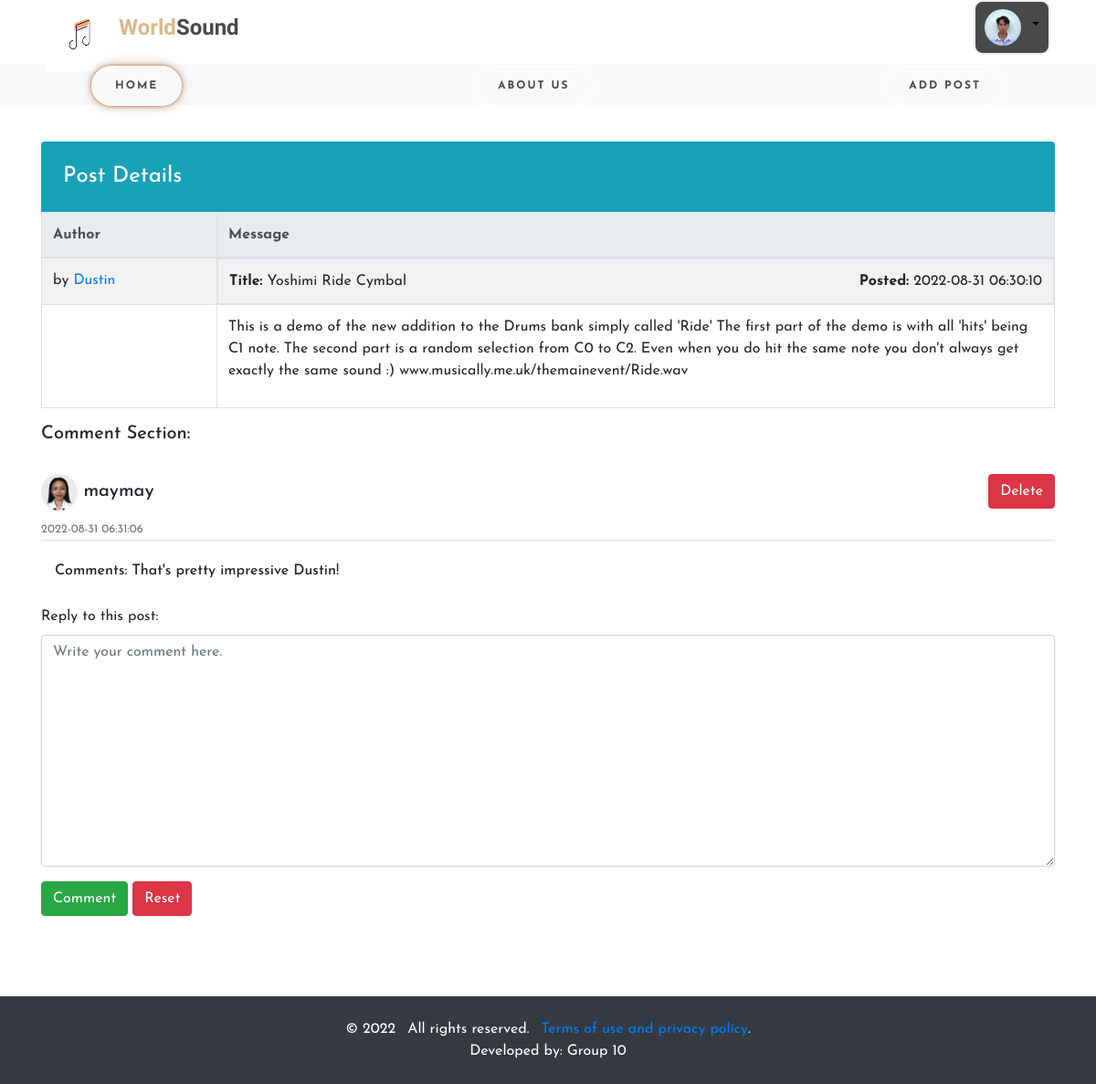
Screenshot of /post.php?id=3 (signed in) with the database file from the repository.
### tables this page shows
CREATE TABLE `user_tbl` (
  `id` int(11) NOT NULL,
  `firstname` varchar(50) DEFAULT NULL,
  `middlename` varchar(50) DEFAULT NULL,
  `lastname` varchar(50) DEFAULT NULL,
  `username` varchar(50) DEFAULT NULL,
  `password` varchar(50) DEFAULT NULL,
  `avatar` varchar(255) DEFAULT NULL,
  `type` tinyint(1) DEFAULT NULL,
  `created_at` timestamp NOT NULL DEFAULT current_timestamp(),
  `updated_at` timestamp NOT NULL DEFAULT current_timestamp()
);

CREATE TABLE `post_tbl` (
  `id` int(11) NOT NULL,
  `user_id` int(11) NOT NULL,
  `category_id` int(11) NOT NULL,
  `title` varchar(50) NOT NULL,
  `content` text DEFAULT NULL,
  `status` tinyint(1) NOT NULL DEFAULT 0,
  `delete_flag` tinyint(1) NOT NULL,
  `created_at` timestamp NOT NULL DEFAULT current_timestamp(),
  `updated_at` timestamp NULL DEFAULT current_timestamp()
);

CREATE TABLE `comment_tbl` (
  `id` int(11) NOT NULL,
  `user_id` int(11) NOT NULL,
  `post_id` int(11) NOT NULL,
  `comment` text DEFAULT NULL,
  `created_at` timestamp NOT NULL DEFAULT current_timestamp()
);

### post.php (the view, shortened to what this page needs)
<?php
require 'config.php';
?>
<!DOCTYPE html>
<html lang="en">
  <head>
    <link rel="stylesheet" href="css/bootstrap.min.css">
  </head>
  <body>
    <div class="wrapper">
    <?php
      if(isset($_SESSION['user_id'])){?>
        <div class="top_nav">
            <div class="left">
              <span><img src="images/sound.gif" height="80px" width="80px"></span>
              <div class="logo"><p><span>World</span>Sound</p><?php
          ?></div>
          </div>
          <div class="right">
            <ul>
              <li class="nav-item dropdown">
                <a class="nav-link dropdown-toggle" href="#" id="navbarDropdownMenuLink" role="button" data-toggle="dropdown" aria-haspopup="true" aria-expanded="false">
                <?php
                  $query = mysqli_query($con,"SELECT * FROM user_tbl WHERE id='".$_SESSION['user_id']."'");
                  while($row = mysqli_fetch_assoc($query)){
                ?>
                  <img src="avatar_images/<?php echo $row['avatar'];?>" width="40" height="40" class="rounded-circle" />
                <?php }?>
                </a>
                </li>
            </ul>
          </div>
        </div>
        <div class="bottom_nav">
          <ul>
            <li><a href="index.php" class="btn-active">Home</a></li>
            <li><a href="about.php">About Us</a></li>
            <li><a href="new-topic.php">Add Post</a></li>
          </ul>
      </div><br/>
        <?php }
      ?>
    </div>
    <div class="container my-3">
      <div class="row">
        <div class="col-12">
          <h2 class="h4 text-white bg-info mb-0 p-4 rounded-top">Post Details</h2>
          <?php
          require 'config.php';
          $query = mysqli_query($con, "SELECT b.id,b.user_id,a.username,b.title,b.created_at,b.content from user_tbl a inner join post_tbl b on a.id = b.user_id WHERE b.id=".$_GET['id']."");
          while($row = mysqli_fetch_assoc($query)){?>
          <table class="table table-striped table-bordered table-responsive-lg">
            <thead class="thead-light">
              <tr>
                <th scope="col">Author</th>
                <th scope="col">Message</th>
              </tr>
            </thead>
            <tbody>
              <tr>
                <td class="author-col">
                  <div>by <a href="#" style="text-decoration:none"><?php echo $row['username'];?></a></div>
                </td>
                <td class="post-col d-lg-flex justify-content-lg-between">
                  <div><span class="font-weight-bold">Title:</span> <?php echo $row['title'];?></div>
                  <div><span class="font-weight-bold">Posted:</span> <?php echo $row['created_at'];?></div>
                </td>
              </tr>
              <tr>
                <td>
                </td>
                <td>
                  <p><?php echo $row['content'];?></p>
                </td>
              </tr>
            </tbody>
          </table>
        </div>
      </div>
      <?php
      $query = mysqli_query($con,"SELECT a.*,b.username, b.avatar FROM comment_tbl a inner join user_tbl b on a.user_id=b.id WHERE a.post_id='".$_GET['id']."'");?>
        <h5 class="font-weight-bolder">Comment Section:</h5><br>
      <?php
          while($row_comment = mysqli_fetch_assoc($query)){?>
            <div class="list-group comment list mb-3 rounded-0">
            <h5 class="font-weight-bolder">
              <img src="avatar_images/<?php echo $row_comment['avatar'];?>" width="40" height="40" class="rounded-circle" />
              <?php echo $row_comment['username'];
              if(isset($_SESSION['user_id'])){?>
              <button type="button" class="btn btn-danger" data-target="#editpost" style="float:right" onclick="deleteme(<?php echo $row_comment['id'];?>)" data-toggle="modal">Delete</a>
              <?php }
              else{}
              ?>
            </h5>
            <div><small class="text-muted"><?php echo $row_comment['created_at'];?></small></div>
              <div class="form-group-item form-group-item-action mb-1 border-top">
                  <div class="d-flex align-items-center w-100">
                    <div class="col-auto flex-shrink-1 flex-grow-1">
                      <br>
                      <h6 class="font-weight-bolder">Comments: <?php echo $row_comment['comment'];?></h6>
                    </div>
                  </div>
              </div>
          </div>
        <?php }?>
    <?php if(isset($_SESSION['user_id'])){?>
      <form action="" method="POST" class="mb-3">
        <div class="form-group">
          <label for="comment">Reply to this post:</label>
          <textarea class="form-control" id="comment" name="comment" rows="10" placeholder="Write your comment here." required></textarea>
        </div>
        <button type="submit" name="submitcomment" class="btn btn-success">Comment</button>
        <button type="reset" class="btn btn-danger">Reset</button>
      </form>
      <?php }
      else{ ?>
      <br><br><br><br><br>
      <center><p class="text-muted">Login to post a comment</p></center>
      <?php }} ?>
    </div><br><br><br>
    <footer class="medium bg-dark text-white">
        <div class="container py-4">
          <ul class="list-inline mb-0 text-center">
            <li class="list-inline-item">&copy; 2022</li>
            <li class="list-inline-item">All rights reserved.</li>
            <li class="list-inline-item"><a href="#">Terms of use and privacy policy</a>.</li>
          </ul>
          <ul class="list-inline mb-0 text-center">
          <li class="list-inline-item">Developed by: Group 10</li>
        </div>
      </footer>
  </body>
</html>

### post.php (style rules this page uses)
.author-col { min-width: 12em; }
.post-col { min-width: 20em; }
* { margin: 0; padding: 0; box-sizing: border-box; list-style: none; text-decoration: none; font-family: "Josefin Sans", sans-serif; }
.wrapper .top_nav { margin-top: 5px; width: 100%; height: 65px; background: #fff; padding: 0 50px; display: flex; justify-content: space-between; align-items: center; }
.wrapper .top_nav .left { display: flex; align-items: center; }
.wrapper .top_nav .left .logo p { font-size: 24px; font-weight: bold; color: #494949; font-family: "Mountains of Christmas", cursive; margin-right: 25px; }
.wrapper .top_nav .left .logo p span { color: burlywood; font-family: "Mountains of Christmas", cursive; }
.wrapper .top_nav .right ul { display: flex; }
.wrapper .top_nav .right ul li { margin: 0 12px; }
.wrapper .top_nav .right ul li:last-child { background: #494949; margin-right: 0; border: 2px solid #EFEEF1; border-radius: 10px; letter-spacing: 3px; }
.wrapper .top_nav .right ul li a { display: block; padding: 8px 10px; color: #666666; }
.wrapper .top_nav .right ul li:last-child a { color: black; }
.wrapper .bottom_nav { width: 100%; background: #f9f9f9; height: 45px; padding: 0 100px; }
.wrapper .bottom_nav ul { width: 100%; height: 45px; display: flex; justify-content: space-between; align-items: center; }
.wrapper .bottom_nav ul li a { color: #494949; letter-spacing: 2px; text-decoration: none; background: transparent; padding: 15px 25px; border-radius: 30px; font-weight: bold; transition: all 0.3s ease-in-out; border: 1px solid #fff; text-transform: uppercase; font-size: 12px; }
.btn-active { border: 0; box-shadow: 0 0 3px #CC885E, 0 0 7px #CC885E, 0 0 20px #dee2e6; }

### rows the page displays
user_tbl: avatar (picture)
post_tbl: user.username "Dustin", title "Yoshimi Ride Cymbal", created_at "2022-08-31 06:30:10", content "This is a demo of the new addition to the Drums bank simply called 'Ride' The first part of the demo is with all 'hits' being C1 note. The second part is a random selection from C0 to C2. Even when you do hit the same note you don't always get exactly the same sound :) www.musically.me.uk/themainevent/Ride.wav"
comment_tbl: user.avatar (picture), user.username "maymay", created_at "2022-08-31 06:31:06", comment "That's pretty impressive Dustin!"
